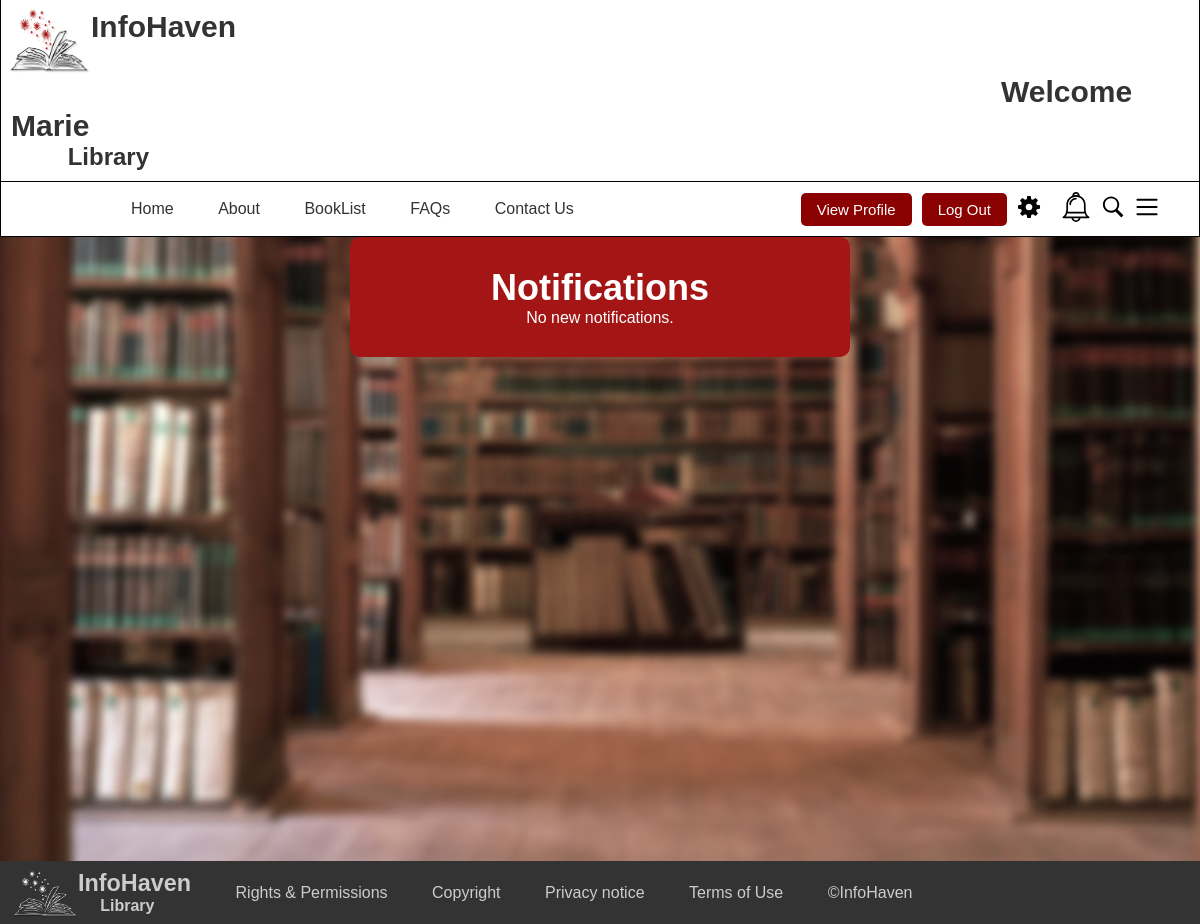
/Notification (signed in), run on an earlier commit of the app's database.
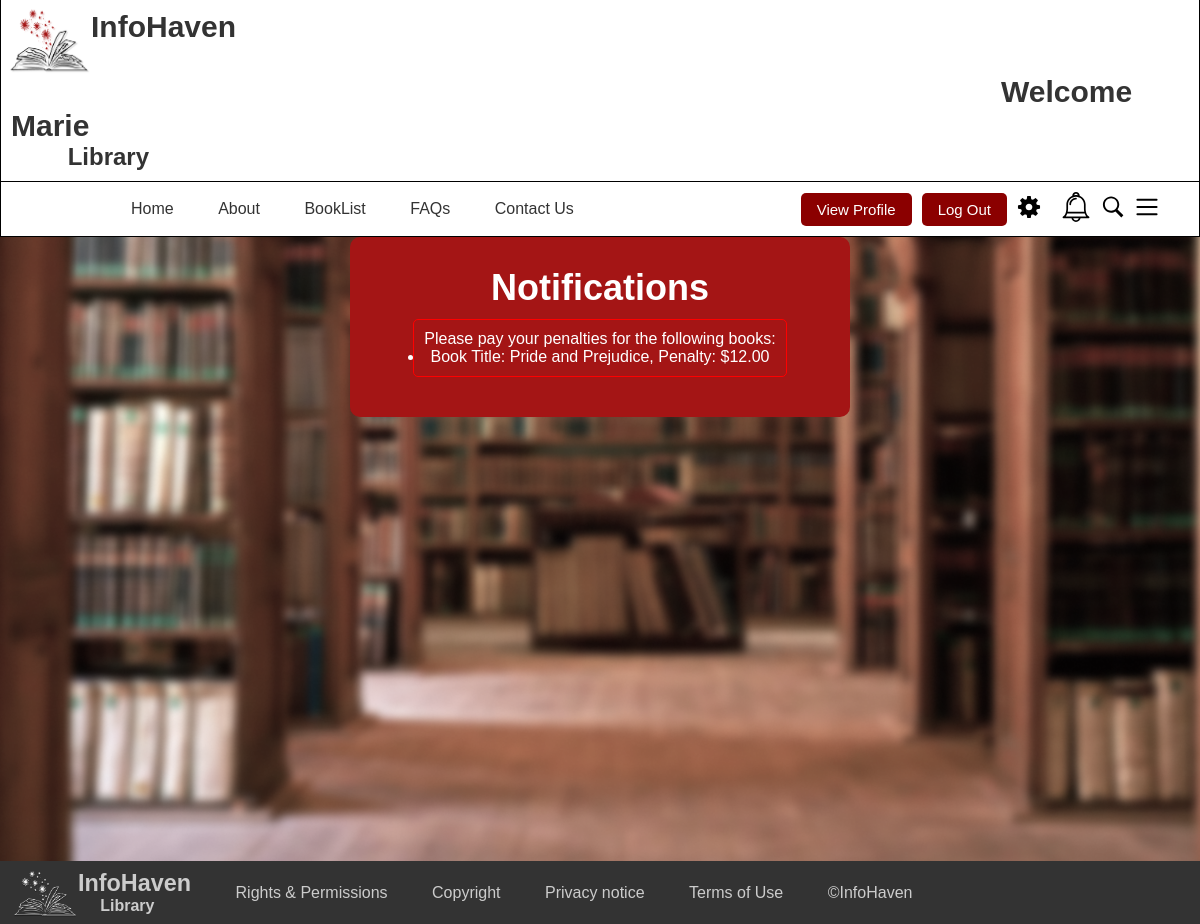
And on a later commit of the database.
### InfoHaven_App/models.py (models this page shows, shortened)
class BorrowingRecord(models.Model):
    Record_ID = models.CharField(primary_key=True, unique=True, max_length=50)
    book_id = models.ForeignKey('Book', on_delete=models.PROTECT)
    Member_ID = models.CharField(max_length=50)
    date_borrowed = models.DateField(default=None)
    return_date = models.DateField(default=None)
    date_returned = models.DateField(null=True, blank=True)
    penalty = models.DecimalField(max_digits=5, decimal_places=2, default=0.00)
    isReturned = models.IntegerField(default=0)
    isAccepted = models.IntegerField(default=0)
    isRequested = models.IntegerField(default=0)

class Book(models.Model):
    book_id = models.CharField(primary_key=True, unique=True, max_length=50)
    author_id = models.CharField(max_length=50)
    title = models.CharField(max_length=255)
    summary = models.TextField(null=True, blank=True)
    author = models.CharField(max_length=255)
    publisher = models.CharField(max_length=255)
    classification = models.CharField(max_length=255)
    date_published = models.DateField()
    isbn = models.CharField(max_length=13, unique=True)
    status = models.CharField(max_length=50)
    borrower = models.CharField(max_length=50, blank=True, null=True)

### InfoHaven_App/views.py (the view)
# urls.py: path('Notification', views.notification, name="Notification"),
def notification(request):
    if 'member_id' in request.session:
        member_id = request.session['member_id']
        penalties = BorrowingRecord.objects.filter(Member_ID=member_id, isReturned=0, penalty__gt=0)
        context = {
            'penalties': penalties,
        }
        return render(request, "InfoHaven_App/notification.html", context)
    return redirect('Login')

### templates/InfoHaven_App/notification.html (shortened to what this page needs)
<!DOCTYPE html>
<html lang="en">
<head>
    {% load static %}
    <link rel="stylesheet" href="{% static 'styles.css' %}">
</head>
<body>
    <header style="padding: 0;">
        <div class="bordering2">
            <img src="{% static 'logo.png' %}" alt="logo" class="logo">
            <h1 class="element" style="padding-left: 10px; padding-top: 10px; font-size: 30px;">
                InfoHaven
                {% if request.session.member_type == 0 %}
                    <span style="padding-left: 990px;">Welcome {{ request.session.member_fname }}</span>
                {% else %}
                    <span style="padding-left: 990px;">Welcome Admin</span>
                {% endif %}
            </h1>
            <h2 class="element" style="padding-left: 40px; padding-bottom: 10px;">&nbsp;&nbsp;&nbsp;&nbsp;Library</h2>
        </div>
        <nav class="bordering">
            <ul class="menu">
                <li><a href="/Start_Logged">Home</a></li>
                <li><a href="/About">About</a></li>
                {% if request.session.member_type == 0 %}
                    <li><a href="/Dashboard">BookList</a></li>
                {% else %}
                    <li><a href="/DashboardAdmin">BookList</a></li>
                {% endif %}
                <li><a href="#faqs">FAQs</a></li>
                <li><a href="#contact">Contact Us</a></li>
            </ul>
            <div class="user-actions">
              <a href="/profile">
                  <button id="sign-in">View Profile</button>
              </a>
                <a href="/Logout">
                    <button id="sign-in">Log Out</button>
                </a>
                <div id="settings-icon">
                  <img src="{% static 'settings.svg' %}" alt="Settings Icon" id="settings-button">
              </div>
              <div id="notificaiton-icon">
                  <a href="/Notification">
                  <img src="{% static 'notification-bell.svg' %}" alt="Notification Icon">
              </a>
              </div>
                <div id="search-icon">
                    <img src="{% static 'search.svg' %}" alt="Search Icon">
                </div>
                <div id="menu-icon">
                    <img src="{% static 'menu.svg' %}" alt="Menu Icon">
                </div>
            </div>
        </nav>
    </header>
    <main style="display: flex; justify-content: center; align-items: center; flex-direction: column; height: 78vh;">
        <div class="wrapper">
            <div class="form" style="display: flex; justify-content: center; align-items: center;">
                <div>
                    <h1>Notifications</h1>
                    {% if penalties %}
                        <div class="penalty-message">
                            <p>Please pay your penalties for the following books:</p>
                            <ul>
                                {% for record in penalties %}
                                    <li>Book Title: {{ record.book_id.title }}, Penalty: ${{ record.penalty }}</li>
                                {% endfor %}
                            </ul>
                        </div>
                    {% else %}
                        <p>No new notifications.</p>
                    {% endif %}
                </div>
            </div>
        </div>
    </main>
    <footer>
        <img src="{% static 'imglogo2.png' %}" alt="Image logo" style="width: 70px; height: 55px; float: left; margin-top: -5px; margin-left: 8px;">
        <div>
            <div class="library-name">
                <h3 class="element">InfoHaven</h3><h4 class="element" style="font-size:medium;">&nbsp;&nbsp;&nbsp;&nbsp;&nbsp;Library</h4>
            </div>
            <ul class="footer-links">
                <li><a href="#">Rights & Permissions</a></li>
                <li><a href="#">Copyright</a></li>
                <li><a href="#">Privacy notice</a></li>
                <li><a href="#">Terms of Use</a></li>
                <li><a href="#">&#169;InfoHaven</a></li>
            </ul>
        </div>
    </footer>
</body>
</html>

What changed in the data, as far as the page shows it:
added BorrowingRecord: book_id "Pride and Prejudice", penalty "12.00"
Also different on the page:
text no longer shown: "No new notifications."
text now shown: "Please pay your penalties for the following books:"
